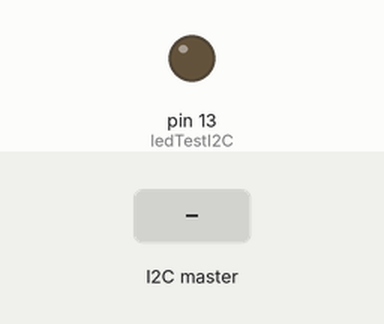
This sketch was run on a simulated Arduino Nano, built with avr-gcc and run on an emulated ATmega328P. Parts: output pins drawn as LEDs (lit = HIGH). Inputs (shaded band) come from the test bench.

Above: at 1.2 s.
1.3 s: the I2C master sends "H"
At 2.0 s:
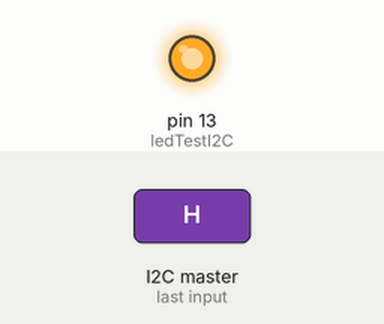
2.8 s: the I2C master sends "L"
At 3.1 s:
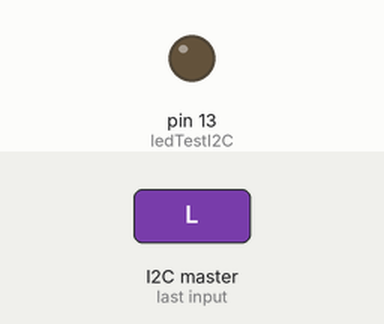
Timing chart, 0 to 5.8 s (numbered marks = the images above; inputs shaded):
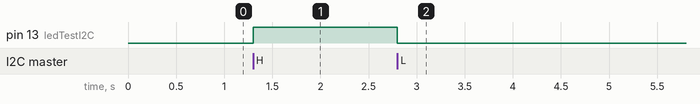

The sketch:

slaveCodeNaNo.ino
```cpp
//i2c Slave Code(Nano)
#include <Wire.h>
#define i2cAdress 0x06
#define ledTestI2C 13
#define ledOff 0
#define ledOn 1
uint8_t charr='H';
void setup()
{
  Wire.begin(i2cAdress); // Khởi tạo thư viện i2c địa chỉ 6
  Wire.onReceive(receiveEvent); // khởi tạo chế độ nhận tín hiệu từ boad chủ
  Wire.onRequest(requestEvent);
  pinMode(ledTestI2C,OUTPUT);
  digitalWrite(ledTestI2C,ledOff);
}

void loop()
{
  ;
}

// sự kiện nhận dữ liệu từ thiết bị Slave
void receiveEvent(int hoeMny) // hàm sự kiện nhận tín hiệu từ boad chủ
{
  while(Wire.available()) // chờ cho đến khi có tín hiệu
  {
    char c = Wire.read(); // biến c để lưu dữ liệu nhận được

    if(c == 'H') // nếu boad chủ gửi về tín hiệu là H
    {
      digitalWrite(13,ledOn); // chân 13 ở mức High
    }
    else if(c == 'L') // nếu tín hiệu boad chủ gửi về là L
    {
      digitalWrite(13,ledOff);// chân 13 ở mức Low
    }
  }
}

// sự kiện truyền tới thiết bị Master
void requestEvent()
{
  if(charr=='H')
  {

      Wire.write('L');
      charr='L';
  }
  else
  {
      Wire.write('H');
      charr='H';
  }
}
```

Measured:
- after the input at 1.3 s, pin 13 (ledTestI2C): LOW → HIGH at once
- after the input at 2.8 s, pin 13 (ledTestI2C): HIGH → LOW at once
